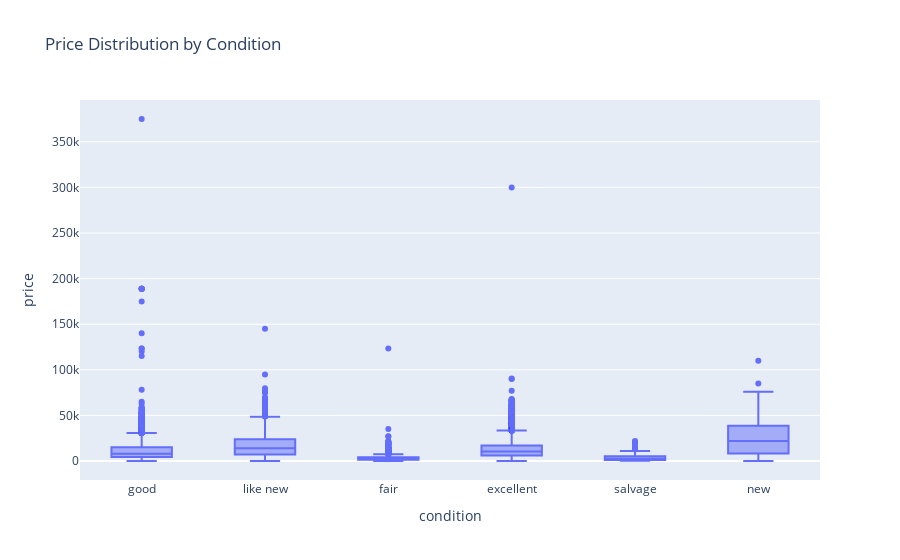

Source (notebook cell):
### Markdown cell above
Price vs. Odometer by Vehicle Type:
This scatter plot shows how vehicle price changes in relation to odometer readings, with points colored by vehicle type:

There’s a clear downward trend: vehicles with higher mileage tend to be cheaper, which is expected.

A few cars with very high odometer values are still listed at high prices—these may be data issues or rare cases (e.g., vintage or restored vehicles).

The color grouping helps visualize how different vehicle types behave:

Trucks and SUVs seem to retain value better at higher mileage than other types.

Sedans and coupes cluster more densely in the lower price ranges.

This plot helps confirm the importance of odometer as a predictive feature for price and highlights which vehicle types may hold value longer.

### Code cell
px.box(df, x='condition', y='price', title='Price Distribution by Condition').show()

### Figure 1 — Plotly figure (JSON) as saved in the notebook; plotly's stock layout.template omitted (floating-point values rounded to 4 significant figures; data arrays with more than 128 entries replaced by an {"elided": "..."} marker saying what was removed)
{"data": [{"alignmentgroup": "True", "hovertemplate": "condition=%{x}<br>price=%{y}<extra></extra>", "legendgroup": "", "marker": {"color": "#636efa"}, "name": "", "notched": false, "offsetgroup": "", "orientation": "v", "showlegend": false, "type": "box", "x": {"elided": "51525 str values"}, "x0": " ", "xaxis": "x", "y": {"elided": "51525 int values"}, "y0": " ", "yaxis": "y"}], "layout": {"boxmode": "group", "legend": {"tracegroupgap": 0}, "title": {"text": "Price Distribution by Condition"}, "xaxis": {"anchor": "y", "domain": [0, 1], "title": {"text": "condition"}}, "yaxis": {"anchor": "x", "domain": [0, 1], "title": {"text": "price"}}}}
